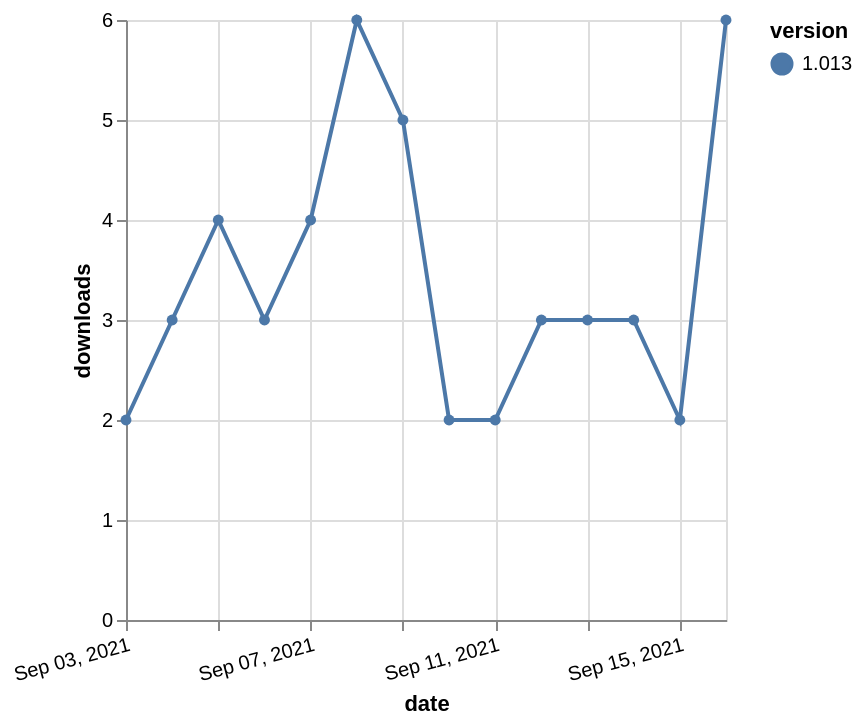

This figure's Vega-Lite source:
### Vega-Lite specification from a JSON file in a GitHub repository (floating-point values rounded to 4 significant figures)
{"$schema": "https://vega.github.io/schema/vega-lite/v5.json", "description": "A simple bar chart with embedded data.", "data": {"values": [{"date": "2021-09-03", "total": 4698, "delta": 2, "version": "1.013"}, {"date": "2021-09-04", "total": 4701, "delta": 3, "version": "1.013"}, {"date": "2021-09-05", "total": 4705, "delta": 4, "version": "1.013"}, {"date": "2021-09-06", "total": 4708, "delta": 3, "version": "1.013"}, {"date": "2021-09-07", "total": 4712, "delta": 4, "version": "1.013"}, {"date": "2021-09-08", "total": 4718, "delta": 6, "version": "1.013"}, {"date": "2021-09-09", "total": 4723, "delta": 5, "version": "1.013"}, {"date": "2021-09-10", "total": 4725, "delta": 2, "version": "1.013"}, {"date": "2021-09-11", "total": 4727, "delta": 2, "version": "1.013"}, {"date": "2021-09-12", "total": 4730, "delta": 3, "version": "1.013"}, {"date": "2021-09-13", "total": 4733, "delta": 3, "version": "1.013"}, {"date": "2021-09-14", "total": 4736, "delta": 3, "version": "1.013"}, {"date": "2021-09-15", "total": 4738, "delta": 2, "version": "1.013"}, {"date": "2021-09-16", "total": 4744, "delta": 6, "version": "1.013"}]}, "width": "container", "mark": {"type": "line", "point": {"filled": true}}, "encoding": {"x": {"field": "date", "type": "temporal", "timeUnit": "yearmonthdate", "title": "date", "axis": {"labelAngle": -15}}, "y": {"field": "delta", "type": "quantitative", "title": "downloads"}, "color": {"field": "version", "type": "nominal"}, "tooltip": {"field": "delta"}}}
